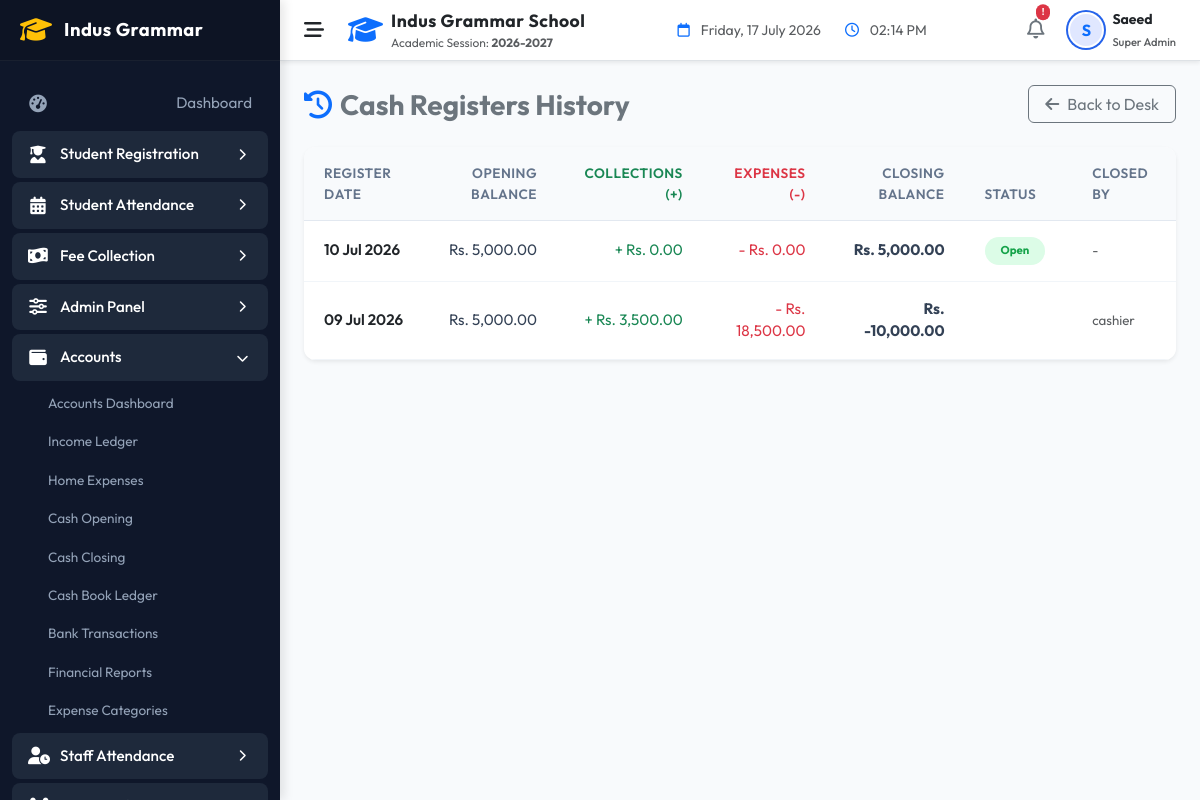
Screenshot of /indus-grammar-school-erp/modules/cash/reports.php (signed in) with the database file from the repository.
### tables this page shows
CREATE TABLE `cash_register` (
  `id` int NOT NULL AUTO_INCREMENT,
  `date` date NOT NULL,
  `opening_balance` decimal(10,2) NOT NULL DEFAULT '0.00',
  `total_collections` decimal(10,2) NOT NULL DEFAULT '0.00',
  `total_expenses` decimal(10,2) NOT NULL DEFAULT '0.00',
  `closing_balance` decimal(10,2) DEFAULT NULL,
  `closed_by` int DEFAULT NULL,
  `status` enum('Open','Closed') DEFAULT 'Open',
  `notes` text,
  `created_at` timestamp NULL DEFAULT CURRENT_TIMESTAMP,
  `updated_at` timestamp NULL DEFAULT CURRENT_TIMESTAMP ON UPDATE CURRENT_TIMESTAMP,
  PRIMARY KEY (`id`),
  UNIQUE KEY `date` (`date`),
  KEY `closed_by` (`closed_by`),
  CONSTRAINT `cash_register_ibfk_1` FOREIGN KEY (`closed_by`) REFERENCES `users` (`id`) ON DELETE SET NULL
);

CREATE TABLE `users` (
  `id` int NOT NULL AUTO_INCREMENT,
  `username` varchar(50) NOT NULL,
  `email` varchar(100) NOT NULL,
  `password_hash` varchar(255) NOT NULL,
  `role_id` int NOT NULL,
  `is_active` tinyint(1) DEFAULT '1',
  `last_login` datetime DEFAULT NULL,
  `created_at` timestamp NULL DEFAULT CURRENT_TIMESTAMP,
  `updated_at` timestamp NULL DEFAULT CURRENT_TIMESTAMP ON UPDATE CURRENT_TIMESTAMP,
  PRIMARY KEY (`id`),
  UNIQUE KEY `username` (`username`),
  UNIQUE KEY `email` (`email`),
  KEY `idx_users_role` (`role_id`),
  KEY `idx_users_active` (`is_active`),
  CONSTRAINT `users_ibfk_1` FOREIGN KEY (`role_id`) REFERENCES `roles` (`id`)
);

### indus-grammar-school-erp/helpers/helpers.php (called while the page is built, shortened)
<?php
function sanitize($data) {
    if (is_array($data)) {
        foreach ($data as $key => $value) {
            $data[$key] = sanitize($value);
        }
    } else {
        $data = trim($data);
        $data = stripslashes($data);
        $data = htmlspecialchars($data, ENT_QUOTES, 'UTF-8');
    }
    return $data;
}

### indus-grammar-school-erp/modules/cash/reports.php (the view, shortened to what this page needs)
<?php
include_once __DIR__ . '/../../includes/header.php';
$registers = [];
try {
    $db = Database::getConnection();
    $registers = $db->query("
        SELECT cr.*, u.username as closed_by_user
        FROM cash_register cr
        LEFT JOIN users u ON cr.closed_by = u.id
        ORDER BY cr.date DESC
        LIMIT 50
    ")->fetchAll();
} catch (Exception $e) {}
?>
<div class="row mb-4 align-items-center">
    <div class="col-sm-6">
        <h3 class="fw-bold text-secondary mb-0"><i class="fa-solid fa-clock-rotate-left me-2 text-primary"></i>Cash Registers History</h3>
    </div>
    <div class="col-sm-6 text-sm-end mt-3 mt-sm-0">
        <a href="dashboard.php" class="btn btn-outline-secondary px-3"><i class="fa-solid fa-arrow-left me-2"></i>Back to Desk</a>
    </div>
</div>
<div class="custom-table-card shadow-sm border-0">
    <div class="table-responsive">
        <table class="table custom-table table-hover">
            <thead>
                <tr>
                    <th>Register Date</th>
                    <th class="text-end">Opening Balance</th>
                    <th class="text-end text-success">Collections (+)</th>
                    <th class="text-end text-danger">Expenses (-)</th>
                    <th class="text-end">Closing Balance</th>
                    <th>Status</th>
                    <th>Closed By</th>
                </tr>
            </thead>
            <tbody>
                <?php if (empty($registers)): ?>
                    <tr><td colspan="7" class="text-center py-5 text-muted">No historical registers found.</td></tr>
                <?php else: foreach ($registers as $r):
                    $sysClosing = $r['opening_balance'] + $r['total_collections'] - $r['total_expenses'];
                    $actClosing = $r['closing_balance'] !== null ? $r['closing_balance'] : $sysClosing;
                ?>
                    <tr>
                        <td class="fw-semibold text-dark"><?php echo date('d M Y', strtotime($r['date'])); ?></td>
                        <td class="text-end">Rs. <?php echo number_format($r['opening_balance'], 2); ?></td>
                        <td class="text-end text-success">+ Rs. <?php echo number_format($r['total_collections'], 2); ?></td>
                        <td class="text-end text-danger">- Rs. <?php echo number_format($r['total_expenses'], 2); ?></td>
                        <td class="text-end fw-bold">
                            Rs. <?php echo number_format($actClosing, 2); ?>
                        </td>
                        <td>
                            <span class="badge bg-<?php echo $r['status'] === 'Open' ? 'success' : 'secondary'; ?>-soft px-3 py-2 rounded-pill">
                                <?php echo sanitize($r['status']); ?>
                            </span>
                        </td>
                        <td><span class="text-muted small"><?php echo sanitize($r['closed_by_user'] ?: '-'); ?></span></td>
                    </tr>
                <?php endforeach; endif; ?>
            </tbody>
        </table>
    </div>
</div>
<?php include_once __DIR__ . '/../../includes/footer.php'; ?>

### indus-grammar-school-erp/assets/css/style.css (style rules this page uses)
:root { --primary-color: #2563eb; --primary-hover: #1d4ed8; --primary-light: #eff6ff; --secondary-color: #0f172a; --bg-light: #f8fafc; --bg-sidebar: #0f172a; --sidebar-text: #94a3b8; --sidebar-active: #ffffff; --sidebar-hover-bg: #1e293b; --card-shadow: 0 4px 6px -1px rgb(0 0 0 / 0.1), 0 2px 4px -2px rgb(0 0 0 / 0.1); --card-hover-shadow: 0 10px 15px -3px rgb(0 0 0 / 0.1), 0 4px 6px -4px rgb(0 0 0 / 0.1); --border-color: #e2e8f0; --text-main: #334155; --text-muted: #64748b; --font-family: 'Outfit', sans-serif; --sidebar-width: 280px; --sidebar-collapsed-width: 70px; --transition-speed: 0.3s; }
body { font-family: var(--font-family); background-color: var(--bg-light); color: var(--text-main); overflow-x: hidden; }
.bg-success-soft { background-color: #dcfce7; color: #16a34a; }
.custom-table-card { background-color: #ffffff; border: 1px solid var(--border-color); border-radius: 12px; overflow: hidden; box-shadow: var(--card-shadow); }
.custom-table { margin-bottom: 0; }
.custom-table th { background-color: #f8fafc; font-weight: 600; color: var(--text-muted); font-size: 0.85rem; text-transform: uppercase; letter-spacing: 0.5px; padding: 16px 20px; border-bottom: 1px solid var(--border-color); }
.custom-table td { padding: 16px 20px; vertical-align: middle; color: var(--text-main); font-size: 0.95rem; border-bottom: 1px solid #f1f5f9; }

### rows the page displays
cash_register: date "10 Jul 2026", opening_balance "5,000.00", total_collections "0.00", total_expenses "0.00", actClosing "5,000.00", status "Open", closed_by_user "-"
cash_register: date "09 Jul 2026", opening_balance "5,000.00", total_collections "3,500.00", total_expenses "18,500.00", closing_balance "-10,000.00", closed_by.username "cashier"

### other values shown
CURRENT_ACADEMIC_YEAR "2026-2027"
substr($currentUser['username'] ?? 'U', 0, 1) "S"
$currentUser['role_name'] "Super Admin"
